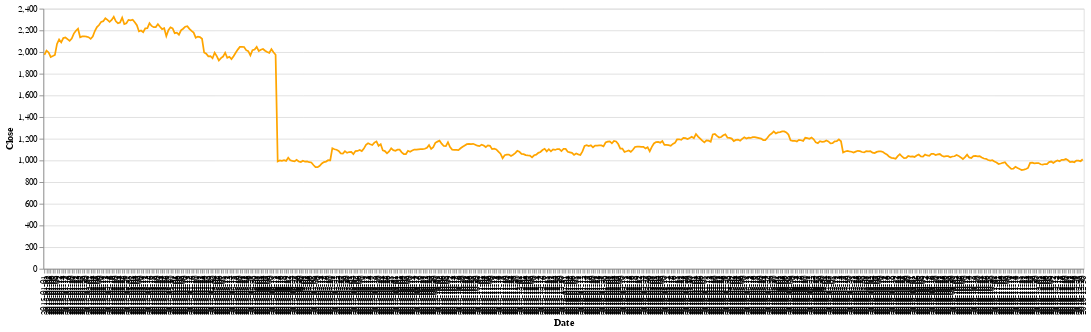

This figure's notebook cell:
### Code cell
line = alt.Chart(infy).mark_line().encode(
    x='Date',
    y='Close', 
    color=alt.condition(
        alt.datum.volume_shock < 0,
        alt.value("steelblue"),  # The positive color
        alt.value("orange"))  # The negative color
).properties(width=1200)
line

### Figure 1 — Vega-Lite specification as saved in the notebook (floating-point values rounded to 4 significant figures; data arrays with more than 128 entries replaced by an {"elided": "..."} marker saying what was removed)
{"config": {"view": {"continuousWidth": 400, "continuousHeight": 300}}, "data": {"name": "data-126c2e2153f131be2872c8d1e11fdccf"}, "mark": "line", "encoding": {"color": {"condition": {"value": "steelblue", "test": "(datum.volume_shock < 0)"}, "value": "orange"}, "x": {"type": "nominal", "field": "Date"}, "y": {"type": "quantitative", "field": "Close"}}, "width": 1200, "$schema": "https://vega.github.io/schema/vega-lite/v4.8.1.json", "datasets": {"data-126c2e2153f131be2872c8d1e11fdccf": {"elided": "495 records"}}}
